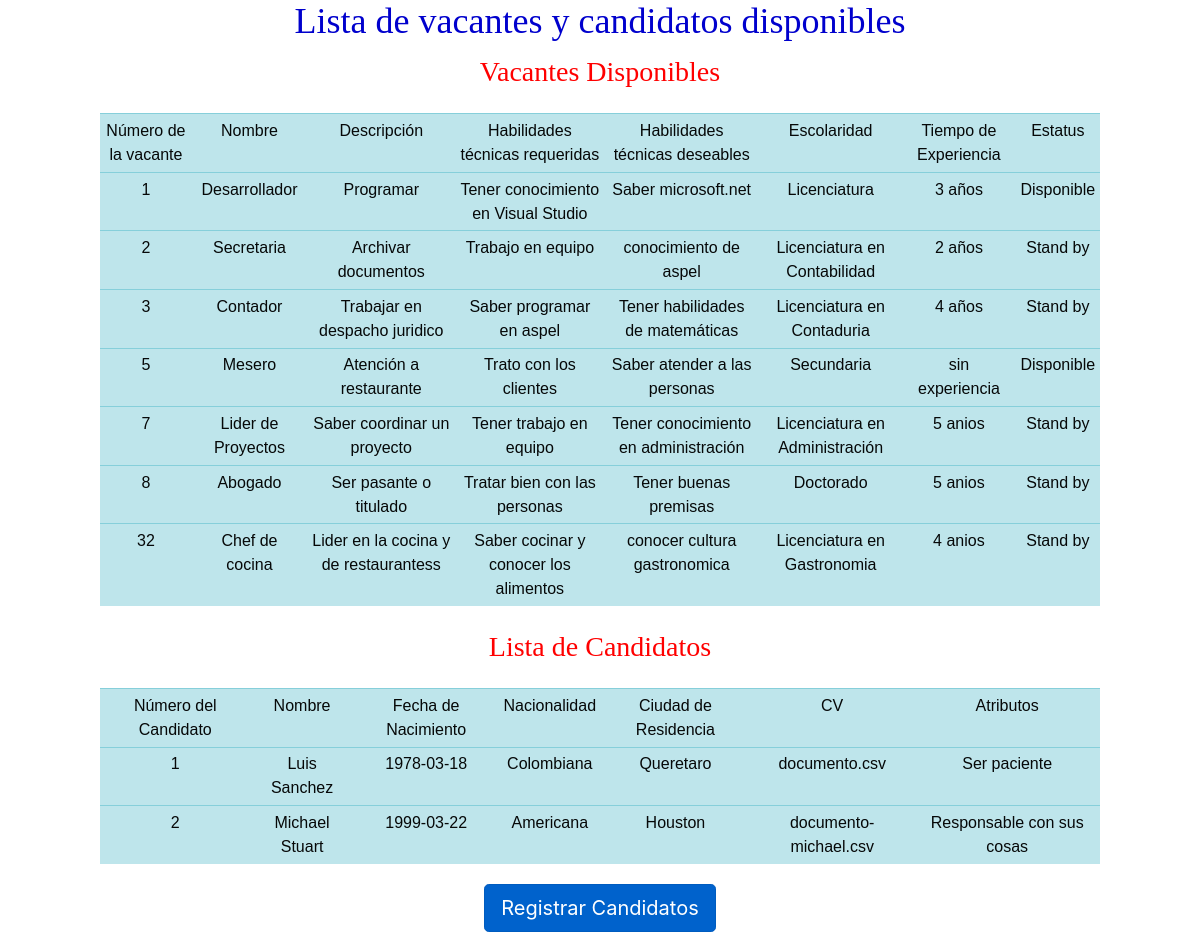
The app's page /Candidato/index.php, older data.
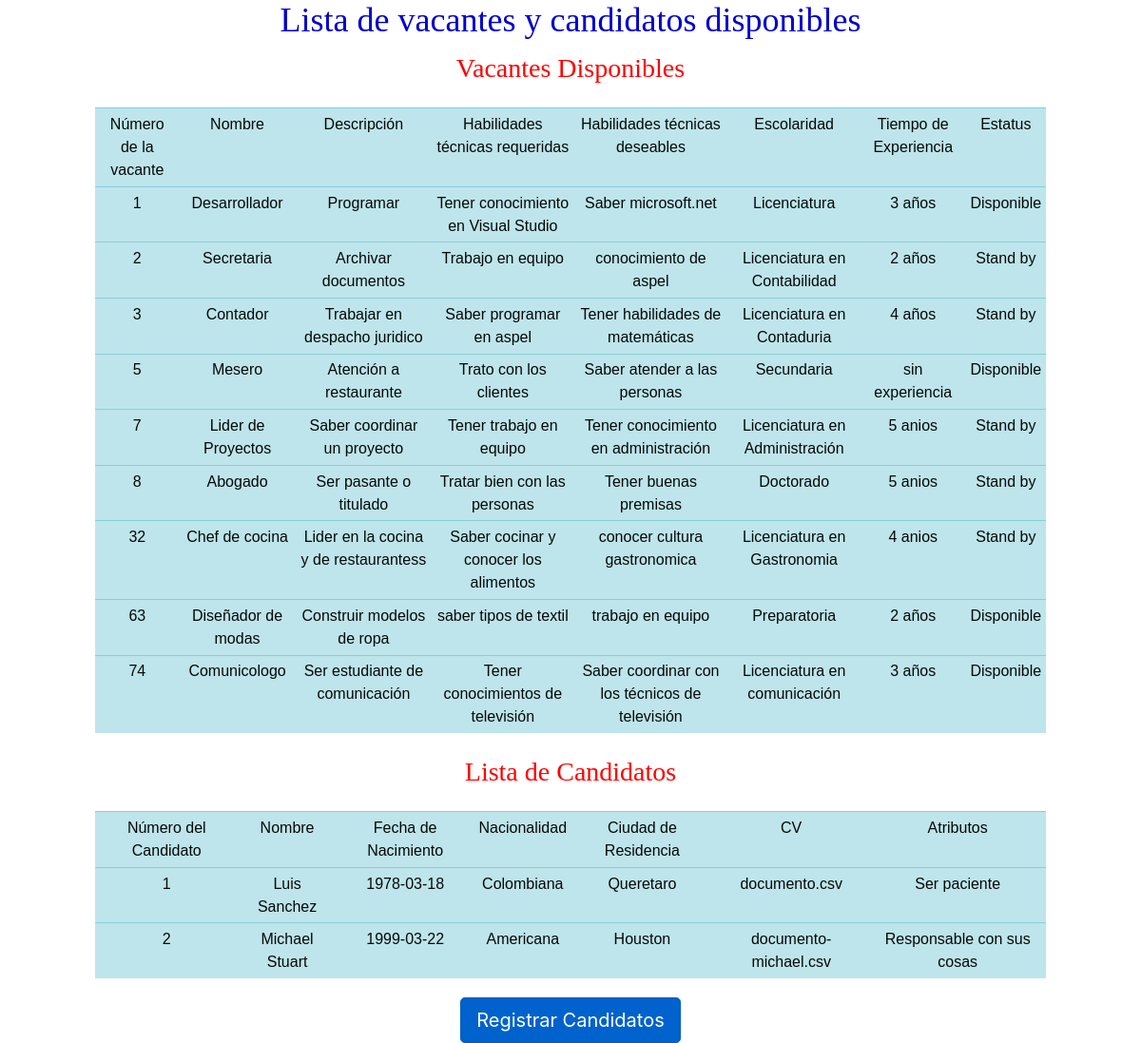
The same page, newer data.
### tables this page shows
CREATE TABLE "vacante" (
	"id"	INTEGER,
	"nombrevac"	TEXT,
	"descripcion" TEXT,
	"habtecreq"	TEXT,
	"habtecdes"	TEXT,
	"escolaridad" TEXT,
	"experiencia" TEXT,
	"estatus" TEXT,
	PRIMARY KEY("id" AUTOINCREMENT)
);

CREATE TABLE "candidato" (
	"id"	INTEGER,
	"id_seis"	INTEGER,
	"nombre"	TEXT,
	"fecha_nacimiento"	date,
	"nacionalidad"	TEXT,
	"ciudad_residencia"	TEXT,
	"cv_file"	TEXT,
	"more_attributes"	TEXT,
	FOREIGN KEY("id_seis") REFERENCES "usuario"("id"),
	PRIMARY KEY("id" AUTOINCREMENT)
);

### Candidato/index.php (the view, shortened to what this page needs)
<?php
include '../conn.php';
$query = "SELECT * FROM vacante";
$result = $db->query($query);
$query1 = "SELECT * FROM candidato";
$result1 = $db->query($query1);
?>
<!DOCTYPE html>
<html>
<head>
    <link  rel="stylesheet" href="../css/candidato.css">
<link rel="stylesheet" href="https://cdn.jsdelivr.net/npm/bootstrap@4.6.1/dist/css/bootstrap.min.css">
</head>
<body>
<h1 class="titulo_candi" align="center">Lista de vacantes y candidatos disponibles</h1>
<p class="tit_vacante" align="center"> Vacantes Disponibles</p>
    <div style=" margin: 20px 100px;">
        <table class="table table-sm table-info">
        <thead>
               <tr id="texto">
			    <td scope="col">Número de la vacante</td>
                <td scope="col">Nombre</td>
                <td scope="col">Descripción</td>
				<td scope="col">Habilidades técnicas requeridas</td>
				<td scope="col">Habilidades técnicas deseables</td>
				<td scope="col">Escolaridad</td>
				<td scope="col">Tiempo de Experiencia</td>
				<td scope="col">Estatus</td>
                </tr>
               </thead>
            <?php while($row = $result->fetchArray()) {?>
            <tr id="texto">
			    <td scope="col"><?php echo $row['id'];?></td>
                <td scope="col"><?php echo $row['nombrevac'];?></td>
                <td scope="col"><?php echo $row['descripcion'];?></td>
				<td scope="col"><?php echo $row['habtecreq'];?></td>
                <td scope="col"><?php echo $row['habtecdes'];?></td>
				<td scope="col"><?php echo $row['escolaridad'];?></td>
				<td scope="col"><?php echo $row['experiencia'];?></td>
                <td scope="col"><?php echo $row['estatus'];?></td>
            </tr>
            <?php } ?>
        </table>
        </div>
        <p class="tit_vacante" align="center"> Lista de Candidatos</p>
    <div style=" margin: 20px 100px;">
        <table class="table table-sm table-info">
        <thead>
               <tr id="texto">
			    <td scope="col">Número del Candidato</td>
                <td scope="col">Nombre</td>
                <td scope="col">Fecha de Nacimiento</td>
                <td scope="col">Nacionalidad</td>
				<td scope="col">Ciudad de Residencia</td>
				<td scope="col">CV</td>
				<td scope="col">Atributos</td>
                </tr>
               </thead>
            <?php while($row = $result1->fetchArray()) {?>
            <tr id="texto">
			    <td scope="col"><?php echo $row['id'];?></td>
                <td scope="col"><?php echo $row['nombre'];?></td>
                <td scope="col"><?php echo $row['fecha_nacimiento'];?></td>
				<td scope="col"><?php echo $row['nacionalidad'];?></td>
                <td scope="col"><?php echo $row['ciudad_residencia'];?></td>
				<td scope="col"><?php echo $row['cv_file'];?></td>
				<td scope="col"><?php echo $row['more_attributes'];?></td>
            </tr>
            <?php } ?>
        </table>
        </div>
        <div class="d-flex justify-content-center">
        <a class="btn btn-primary btn-lg active" href="RegistrarCandidatos.php">Registrar Candidatos</a>
        </div>
</body>
</html>

### css/candidato.css (style rules this page uses)
.titulo_candi { font-family: new times roman; font-size: 36px; align-items:center; color:mediumblue; }
#texto { font-family:sans-serif; color:rgb(6, 8, 8); font: size 10px; text-align: center; }
body { background-image: url("https://img.freepik.com/vector-gratis/agencia-contratacion-candidatos-oficina-empleo-headhunting-contratacion-ilustracion-plana-dibujos-animados_80590-10210.jpg"); }
.tit_vacante { color:red; font-family: 'Times New Roman', Times, serif; font-size: 28px; align-items: center; }

Row changes from the older to the newer data that the page shows:
added vacante: id "63", nombrevac "Diseñador de modas", descripcion "Construir modelos de ropa", habtecreq "saber tipos de textil", habtecdes "trabajo en equipo", escolaridad "Preparatoria", experiencia "2 años", estatus "Disponible"
added vacante: id "74", nombrevac "Comunicologo", descripcion "Ser estudiante de comunicación", habtecreq "Tener conocimientos de televisión", habtecdes "Saber coordinar con los técnicos de televisión", escolaridad "Licenciatura en comunicación", experiencia "3 años", estatus "Disponible"
